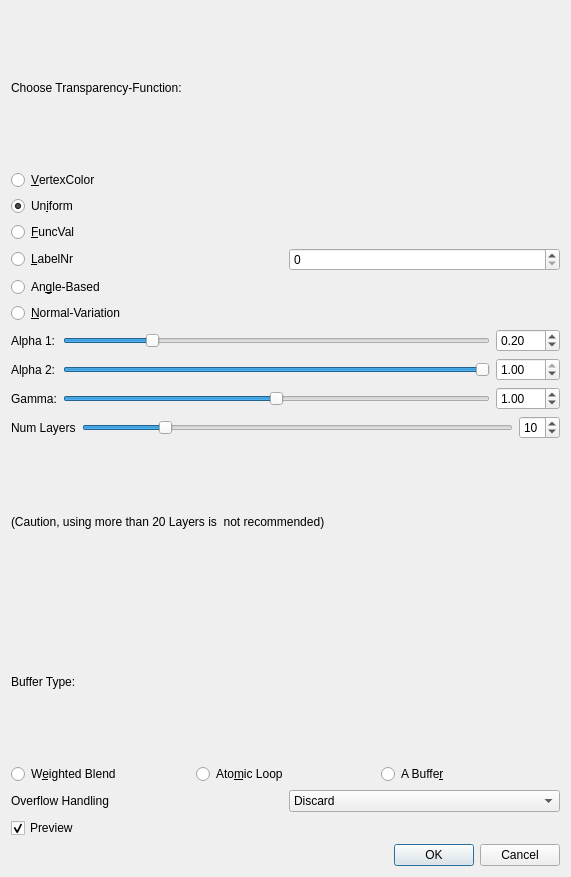
<?xml version="1.0" encoding="UTF-8"?>
<ui version="4.0">
 <class>QGMDialogTransparencySettings</class>
 <widget class="QDialog" name="QGMDialogTransparencySettings">
  <property name="geometry">
   <rect>
    <x>0</x>
    <y>0</y>
    <width>571</width>
    <height>877</height>
   </rect>
  </property>
  <property name="windowTitle">
   <string>Transparency Settings</string>
  </property>
  <layout class="QVBoxLayout" name="verticalLayout_2">
   <item>
    <widget class="QLabel" name="label">
     <property name="text">
      <string>Choose Transparency-Function:</string>
     </property>
    </widget>
   </item>
   <item>
    <layout class="QVBoxLayout" name="verticalLayout">
     <item>
      <widget class="QRadioButton" name="radioButton_Vertex">
       <property name="toolTip">
        <string>Use vertex-color information for transparency</string>
       </property>
       <property name="statusTip">
        <string/>
       </property>
       <property name="text">
        <string>&amp;VertexColor</string>
       </property>
       <attribute name="buttonGroup">
        <string notr="true">buttonGroup</string>
       </attribute>
      </widget>
     </item>
     <item>
      <widget class="QRadioButton" name="radioButton_Uniform">
       <property name="toolTip">
        <string>Use Alpha 1 for transparency</string>
       </property>
       <property name="text">
        <string>Un&amp;iform</string>
       </property>
       <property name="checked">
        <bool>true</bool>
       </property>
       <property name="autoExclusive">
        <bool>true</bool>
       </property>
       <property name="autoRepeatDelay">
        <number>300</number>
       </property>
       <attribute name="buttonGroup">
        <string notr="true">buttonGroup</string>
       </attribute>
      </widget>
     </item>
     <item>
      <widget class="QRadioButton" name="radioButton_FuncVal">
       <property name="toolTip">
        <string>Interpolate between Alpha 1 and 2 based on the FuncVal</string>
       </property>
       <property name="text">
        <string>&amp;FuncVal</string>
       </property>
       <attribute name="buttonGroup">
        <string notr="true">buttonGroup</string>
       </attribute>
      </widget>
     </item>
     <item>
      <layout class="QHBoxLayout" name="horizontalLayout_3">
       <item>
        <widget class="QRadioButton" name="radioButton_Label">
         <property name="toolTip">
          <string>&lt;html&gt;&lt;head/&gt;&lt;body&gt;&lt;p&gt;Assign Alpha 2 to each fragment with given LabelNr&lt;/p&gt;&lt;p&gt;Assign Alpha 1 to the rest&lt;/p&gt;&lt;/body&gt;&lt;/html&gt;</string>
         </property>
         <property name="statusTip">
          <string/>
         </property>
         <property name="text">
          <string>&amp;LabelNr</string>
         </property>
         <attribute name="buttonGroup">
          <string notr="true">buttonGroup</string>
         </attribute>
        </widget>
       </item>
       <item>
        <widget class="QSpinBox" name="spinBox_labelSel">
         <property name="maximum">
          <number>10000000</number>
         </property>
        </widget>
       </item>
      </layout>
     </item>
     <item>
      <widget class="QRadioButton" name="radioButton_Angle">
       <property name="toolTip">
        <string>Interpolate between Alpha 1 and 2 based on angle between View direction and Normal</string>
       </property>
       <property name="text">
        <string>An&amp;gle-Based</string>
       </property>
       <attribute name="buttonGroup">
        <string notr="true">buttonGroup</string>
       </attribute>
      </widget>
     </item>
     <item>
      <widget class="QRadioButton" name="radioButton_NormalVariation">
       <property name="toolTip">
        <string>&lt;html&gt;&lt;head/&gt;&lt;body&gt;&lt;p&gt;Interpolate between Alpha 1 and Alpha 2 depending on the variation of the Normal-z axes. Gamma influences the strength of the effect&lt;/p&gt;&lt;/body&gt;&lt;/html&gt;</string>
       </property>
       <property name="text">
        <string>&amp;Normal-Variation</string>
       </property>
       <attribute name="buttonGroup">
        <string notr="true">buttonGroup</string>
       </attribute>
      </widget>
     </item>
    </layout>
   </item>
   <item>
    <layout class="QGridLayout" name="gridLayout">
     <item row="0" column="0">
      <widget class="QLabel" name="label_4">
       <property name="text">
        <string>Alpha 1:</string>
       </property>
      </widget>
     </item>
     <item row="0" column="1">
      <widget class="QSlider" name="horizontalSlider_uniform">
       <property name="maximum">
        <number>100</number>
       </property>
       <property name="value">
        <number>20</number>
       </property>
       <property name="orientation">
        <enum>Qt::Horizontal</enum>
       </property>
      </widget>
     </item>
     <item row="0" column="2">
      <widget class="QDoubleSpinBox" name="doubleSpinBox_uniform">
       <property name="maximum">
        <double>1.000000000000000</double>
       </property>
       <property name="singleStep">
        <double>0.010000000000000</double>
       </property>
       <property name="value">
        <double>0.200000000000000</double>
       </property>
      </widget>
     </item>
     <item row="1" column="0">
      <widget class="QLabel" name="label_5">
       <property name="text">
        <string>Alpha 2:</string>
       </property>
      </widget>
     </item>
     <item row="1" column="1">
      <widget class="QSlider" name="horizontalSlider_uniform_2">
       <property name="maximum">
        <number>100</number>
       </property>
       <property name="value">
        <number>100</number>
       </property>
       <property name="orientation">
        <enum>Qt::Horizontal</enum>
       </property>
      </widget>
     </item>
     <item row="1" column="2">
      <widget class="QDoubleSpinBox" name="doubleSpinBox_uniform_2">
       <property name="maximum">
        <double>1.000000000000000</double>
       </property>
       <property name="singleStep">
        <double>0.010000000000000</double>
       </property>
       <property name="value">
        <double>1.000000000000000</double>
       </property>
      </widget>
     </item>
     <item row="2" column="0">
      <widget class="QLabel" name="label_8">
       <property name="text">
        <string>Gamma:</string>
       </property>
      </widget>
     </item>
     <item row="2" column="1">
      <widget class="QSlider" name="horizontalSlider_Gamma">
       <property name="maximum">
        <number>100</number>
       </property>
       <property name="value">
        <number>50</number>
       </property>
       <property name="orientation">
        <enum>Qt::Horizontal</enum>
       </property>
      </widget>
     </item>
     <item row="2" column="2">
      <widget class="QDoubleSpinBox" name="doubleSpinBox_Gamma">
       <property name="minimum">
        <double>0.010000000000000</double>
       </property>
       <property name="maximum">
        <double>100.000000000000000</double>
       </property>
       <property name="singleStep">
        <double>0.010000000000000</double>
       </property>
       <property name="value">
        <double>1.000000000000000</double>
       </property>
      </widget>
     </item>
    </layout>
   </item>
   <item>
    <layout class="QHBoxLayout" name="horizontalLayout_6">
     <item>
      <widget class="QLabel" name="label_2">
       <property name="text">
        <string>Num Layers</string>
       </property>
      </widget>
     </item>
     <item>
      <widget class="QSlider" name="horizontalSlider_Layers">
       <property name="minimum">
        <number>1</number>
       </property>
       <property name="maximum">
        <number>50</number>
       </property>
       <property name="value">
        <number>10</number>
       </property>
       <property name="orientation">
        <enum>Qt::Horizontal</enum>
       </property>
      </widget>
     </item>
     <item>
      <widget class="QSpinBox" name="spinBox_Layers">
       <property name="minimum">
        <number>1</number>
       </property>
       <property name="maximum">
        <number>50</number>
       </property>
       <property name="value">
        <number>10</number>
       </property>
      </widget>
     </item>
    </layout>
   </item>
   <item>
    <widget class="QLabel" name="label_3">
     <property name="font">
      <font>
       <pointsize>9</pointsize>
      </font>
     </property>
     <property name="text">
      <string>(Caution, using more than 20 Layers is  not recommended)</string>
     </property>
    </widget>
   </item>
   <item>
    <widget class="QLabel" name="label_7">
     <property name="text">
      <string>Buffer Type:</string>
     </property>
    </widget>
   </item>
   <item>
    <layout class="QHBoxLayout" name="horizontalLayout_8">
     <item>
      <widget class="QRadioButton" name="radioButton_WBlend">
       <property name="toolTip">
        <string>&lt;html&gt;&lt;head/&gt;&lt;body&gt;&lt;p&gt;Use fixed amount of memory using a weighted blending function&lt;/p&gt;&lt;p&gt;Draws all layers&lt;/p&gt;&lt;p&gt;Fastest but also very inacurate&lt;/p&gt;&lt;/body&gt;&lt;/html&gt;</string>
       </property>
       <property name="text">
        <string>W&amp;eighted Blend</string>
       </property>
       <property name="checkable">
        <bool>true</bool>
       </property>
       <property name="checked">
        <bool>false</bool>
       </property>
       <attribute name="buttonGroup">
        <string notr="true">buttonGroup_2</string>
       </attribute>
      </widget>
     </item>
     <item>
      <widget class="QRadioButton" name="radioButton_AtomicLoop">
       <property name="toolTip">
        <string>&lt;html&gt;&lt;head/&gt;&lt;body&gt;&lt;p&gt;Use fixed amount of memory per Pixel using Atomic Loops&lt;/p&gt;&lt;p&gt;Draws the nearest k Layers (Num Layers)&lt;/p&gt;&lt;p&gt;Fast but inacurate&lt;/p&gt;&lt;/body&gt;&lt;/html&gt;</string>
       </property>
       <property name="text">
        <string>Ato&amp;mic Loop</string>
       </property>
       <attribute name="buttonGroup">
        <string notr="true">buttonGroup_2</string>
       </attribute>
      </widget>
     </item>
     <item>
      <widget class="QRadioButton" name="radioButton_ABuffer">
       <property name="toolTip">
        <string>&lt;html&gt;&lt;head/&gt;&lt;body&gt;&lt;p&gt;Use Linked-Lists to store fragments&lt;/p&gt;&lt;p&gt;Slow, but accurate&lt;/p&gt;&lt;p&gt;Caution, when using meshes with very high-depth-complexity&lt;/p&gt;&lt;/body&gt;&lt;/html&gt;</string>
       </property>
       <property name="text">
        <string>A Buffe&amp;r</string>
       </property>
       <attribute name="buttonGroup">
        <string notr="true">buttonGroup_2</string>
       </attribute>
      </widget>
     </item>
    </layout>
   </item>
   <item>
    <layout class="QHBoxLayout" name="horizontalLayout_7">
     <item>
      <widget class="QLabel" name="label_6">
       <property name="text">
        <string>Overflow Handling</string>
       </property>
      </widget>
     </item>
     <item>
      <widget class="QComboBox" name="comboBox_overflow">
       <item>
        <property name="text">
         <string>Discard</string>
        </property>
       </item>
       <item>
        <property name="text">
         <string>Weighted Average</string>
        </property>
       </item>
      </widget>
     </item>
    </layout>
   </item>
   <item>
    <widget class="QCheckBox" name="checkBox_Preview">
     <property name="text">
      <string>Preview</string>
     </property>
     <property name="checked">
      <bool>true</bool>
     </property>
    </widget>
   </item>
   <item>
    <widget class="QDialogButtonBox" name="buttonBox">
     <property name="orientation">
      <enum>Qt::Horizontal</enum>
     </property>
     <property name="standardButtons">
      <set>QDialogButtonBox::Cancel|QDialogButtonBox::Ok</set>
     </property>
    </widget>
   </item>
  </layout>
 </widget>
 <resources/>
 <connections>
  <connection>
   <sender>buttonBox</sender>
   <signal>accepted()</signal>
   <receiver>QGMDialogTransparencySettings</receiver>
   <slot>accept()</slot>
   <hints>
    <hint type="sourcelabel">
     <x>248</x>
     <y>254</y>
    </hint>
    <hint type="destinationlabel">
     <x>157</x>
     <y>274</y>
    </hint>
   </hints>
  </connection>
  <connection>
   <sender>buttonBox</sender>
   <signal>rejected()</signal>
   <receiver>QGMDialogTransparencySettings</receiver>
   <slot>reject()</slot>
   <hints>
    <hint type="sourcelabel">
     <x>316</x>
     <y>260</y>
    </hint>
    <hint type="destinationlabel">
     <x>286</x>
     <y>274</y>
    </hint>
   </hints>
  </connection>
 </connections>
 <buttongroups>
  <buttongroup name="buttonGroup_2"/>
  <buttongroup name="buttonGroup"/>
 </buttongroups>
</ui>
